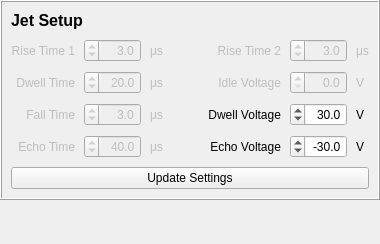
<?xml version="1.0" encoding="UTF-8"?>
<ui version="4.0">
 <class>JettingWidget</class>
 <widget class="QWidget" name="JettingWidget">
  <property name="geometry">
   <rect>
    <x>0</x>
    <y>0</y>
    <width>380</width>
    <height>244</height>
   </rect>
  </property>
  <property name="font">
   <font>
    <pointsize>9</pointsize>
   </font>
  </property>
  <property name="windowTitle">
   <string>Form</string>
  </property>
  <layout class="QGridLayout" name="gridLayout_2">
   <property name="leftMargin">
    <number>0</number>
   </property>
   <property name="topMargin">
    <number>0</number>
   </property>
   <property name="rightMargin">
    <number>0</number>
   </property>
   <property name="bottomMargin">
    <number>0</number>
   </property>
   <item row="1" column="0">
    <spacer name="verticalSpacer">
     <property name="orientation">
      <enum>Qt::Vertical</enum>
     </property>
     <property name="sizeHint" stdset="0">
      <size>
       <width>20</width>
       <height>22</height>
      </size>
     </property>
    </spacer>
   </item>
   <item row="0" column="0">
    <widget class="QFrame" name="jetSettingsFrame">
     <property name="frameShape">
      <enum>QFrame::Box</enum>
     </property>
     <property name="frameShadow">
      <enum>QFrame::Raised</enum>
     </property>
     <layout class="QGridLayout" name="gridLayout">
      <property name="spacing">
       <number>9</number>
      </property>
      <item row="1" column="1">
       <widget class="QDoubleSpinBox" name="riseTime1SpinBox">
        <property name="enabled">
         <bool>false</bool>
        </property>
        <property name="sizePolicy">
         <sizepolicy hsizetype="Expanding" vsizetype="Fixed">
          <horstretch>0</horstretch>
          <verstretch>0</verstretch>
         </sizepolicy>
        </property>
        <property name="layoutDirection">
         <enum>Qt::RightToLeft</enum>
        </property>
        <property name="alignment">
         <set>Qt::AlignRight|Qt::AlignTrailing|Qt::AlignVCenter</set>
        </property>
        <property name="decimals">
         <number>1</number>
        </property>
        <property name="value">
         <double>3.000000000000000</double>
        </property>
       </widget>
      </item>
      <item row="2" column="6">
       <widget class="QLabel" name="label_14">
        <property name="enabled">
         <bool>false</bool>
        </property>
        <property name="sizePolicy">
         <sizepolicy hsizetype="Minimum" vsizetype="Preferred">
          <horstretch>0</horstretch>
          <verstretch>0</verstretch>
         </sizepolicy>
        </property>
        <property name="text">
         <string>V</string>
        </property>
       </widget>
      </item>
      <item row="3" column="4">
       <widget class="QLabel" name="label_11">
        <property name="layoutDirection">
         <enum>Qt::RightToLeft</enum>
        </property>
        <property name="text">
         <string>Dwell Voltage</string>
        </property>
        <property name="alignment">
         <set>Qt::AlignRight|Qt::AlignTrailing|Qt::AlignVCenter</set>
        </property>
       </widget>
      </item>
      <item row="3" column="2">
       <widget class="QLabel" name="label_8">
        <property name="enabled">
         <bool>false</bool>
        </property>
        <property name="sizePolicy">
         <sizepolicy hsizetype="Minimum" vsizetype="Preferred">
          <horstretch>0</horstretch>
          <verstretch>0</verstretch>
         </sizepolicy>
        </property>
        <property name="text">
         <string>μs</string>
        </property>
       </widget>
      </item>
      <item row="4" column="6">
       <widget class="QLabel" name="label_16">
        <property name="sizePolicy">
         <sizepolicy hsizetype="Minimum" vsizetype="Preferred">
          <horstretch>0</horstretch>
          <verstretch>0</verstretch>
         </sizepolicy>
        </property>
        <property name="text">
         <string>V</string>
        </property>
       </widget>
      </item>
      <item row="3" column="0">
       <widget class="QLabel" name="label_4">
        <property name="enabled">
         <bool>false</bool>
        </property>
        <property name="layoutDirection">
         <enum>Qt::RightToLeft</enum>
        </property>
        <property name="text">
         <string>Fall Time</string>
        </property>
        <property name="alignment">
         <set>Qt::AlignRight|Qt::AlignTrailing|Qt::AlignVCenter</set>
        </property>
       </widget>
      </item>
      <item row="4" column="4">
       <widget class="QLabel" name="label_12">
        <property name="layoutDirection">
         <enum>Qt::RightToLeft</enum>
        </property>
        <property name="text">
         <string>Echo Voltage</string>
        </property>
        <property name="alignment">
         <set>Qt::AlignRight|Qt::AlignTrailing|Qt::AlignVCenter</set>
        </property>
       </widget>
      </item>
      <item row="2" column="5">
       <widget class="QDoubleSpinBox" name="idleVoltageSpinBox">
        <property name="enabled">
         <bool>false</bool>
        </property>
        <property name="sizePolicy">
         <sizepolicy hsizetype="Preferred" vsizetype="Fixed">
          <horstretch>0</horstretch>
          <verstretch>0</verstretch>
         </sizepolicy>
        </property>
        <property name="layoutDirection">
         <enum>Qt::RightToLeft</enum>
        </property>
        <property name="alignment">
         <set>Qt::AlignRight|Qt::AlignTrailing|Qt::AlignVCenter</set>
        </property>
        <property name="decimals">
         <number>1</number>
        </property>
       </widget>
      </item>
      <item row="3" column="5">
       <widget class="QDoubleSpinBox" name="dwellVoltageSpinBox">
        <property name="sizePolicy">
         <sizepolicy hsizetype="Preferred" vsizetype="Fixed">
          <horstretch>0</horstretch>
          <verstretch>0</verstretch>
         </sizepolicy>
        </property>
        <property name="layoutDirection">
         <enum>Qt::RightToLeft</enum>
        </property>
        <property name="alignment">
         <set>Qt::AlignRight|Qt::AlignTrailing|Qt::AlignVCenter</set>
        </property>
        <property name="decimals">
         <number>1</number>
        </property>
        <property name="maximum">
         <double>90.000000000000000</double>
        </property>
        <property name="value">
         <double>30.000000000000000</double>
        </property>
       </widget>
      </item>
      <item row="1" column="5">
       <widget class="QDoubleSpinBox" name="riseTime2SpinBox">
        <property name="enabled">
         <bool>false</bool>
        </property>
        <property name="sizePolicy">
         <sizepolicy hsizetype="Expanding" vsizetype="Fixed">
          <horstretch>0</horstretch>
          <verstretch>0</verstretch>
         </sizepolicy>
        </property>
        <property name="layoutDirection">
         <enum>Qt::RightToLeft</enum>
        </property>
        <property name="alignment">
         <set>Qt::AlignRight|Qt::AlignTrailing|Qt::AlignVCenter</set>
        </property>
        <property name="decimals">
         <number>1</number>
        </property>
        <property name="value">
         <double>3.000000000000000</double>
        </property>
       </widget>
      </item>
      <item row="2" column="1">
       <widget class="QDoubleSpinBox" name="dwellTimeSpinBox">
        <property name="enabled">
         <bool>false</bool>
        </property>
        <property name="sizePolicy">
         <sizepolicy hsizetype="Preferred" vsizetype="Fixed">
          <horstretch>0</horstretch>
          <verstretch>0</verstretch>
         </sizepolicy>
        </property>
        <property name="layoutDirection">
         <enum>Qt::RightToLeft</enum>
        </property>
        <property name="alignment">
         <set>Qt::AlignRight|Qt::AlignTrailing|Qt::AlignVCenter</set>
        </property>
        <property name="decimals">
         <number>1</number>
        </property>
        <property name="value">
         <double>20.000000000000000</double>
        </property>
       </widget>
      </item>
      <item row="3" column="1">
       <widget class="QDoubleSpinBox" name="fallTimeSpinBox">
        <property name="enabled">
         <bool>false</bool>
        </property>
        <property name="sizePolicy">
         <sizepolicy hsizetype="Preferred" vsizetype="Fixed">
          <horstretch>0</horstretch>
          <verstretch>0</verstretch>
         </sizepolicy>
        </property>
        <property name="layoutDirection">
         <enum>Qt::RightToLeft</enum>
        </property>
        <property name="alignment">
         <set>Qt::AlignRight|Qt::AlignTrailing|Qt::AlignVCenter</set>
        </property>
        <property name="decimals">
         <number>1</number>
        </property>
        <property name="value">
         <double>3.000000000000000</double>
        </property>
       </widget>
      </item>
      <item row="1" column="4">
       <widget class="QLabel" name="label_9">
        <property name="enabled">
         <bool>false</bool>
        </property>
        <property name="layoutDirection">
         <enum>Qt::RightToLeft</enum>
        </property>
        <property name="text">
         <string>Rise Time 2</string>
        </property>
        <property name="alignment">
         <set>Qt::AlignRight|Qt::AlignTrailing|Qt::AlignVCenter</set>
        </property>
       </widget>
      </item>
      <item row="3" column="6">
       <widget class="QLabel" name="label_15">
        <property name="sizePolicy">
         <sizepolicy hsizetype="Minimum" vsizetype="Preferred">
          <horstretch>0</horstretch>
          <verstretch>0</verstretch>
         </sizepolicy>
        </property>
        <property name="text">
         <string>V</string>
        </property>
       </widget>
      </item>
      <item row="0" column="0" colspan="3">
       <widget class="QLabel" name="label_17">
        <property name="font">
         <font>
          <pointsize>12</pointsize>
          <bold>true</bold>
         </font>
        </property>
        <property name="text">
         <string>Jet Setup</string>
        </property>
        <property name="alignment">
         <set>Qt::AlignLeading|Qt::AlignLeft|Qt::AlignVCenter</set>
        </property>
       </widget>
      </item>
      <item row="4" column="5">
       <widget class="QDoubleSpinBox" name="echoVoltageSpinBox">
        <property name="sizePolicy">
         <sizepolicy hsizetype="Preferred" vsizetype="Fixed">
          <horstretch>0</horstretch>
          <verstretch>0</verstretch>
         </sizepolicy>
        </property>
        <property name="layoutDirection">
         <enum>Qt::RightToLeft</enum>
        </property>
        <property name="alignment">
         <set>Qt::AlignRight|Qt::AlignTrailing|Qt::AlignVCenter</set>
        </property>
        <property name="decimals">
         <number>1</number>
        </property>
        <property name="minimum">
         <double>-90.000000000000000</double>
        </property>
        <property name="maximum">
         <double>0.000000000000000</double>
        </property>
        <property name="value">
         <double>-30.000000000000000</double>
        </property>
       </widget>
      </item>
      <item row="2" column="4">
       <widget class="QLabel" name="label_10">
        <property name="enabled">
         <bool>false</bool>
        </property>
        <property name="layoutDirection">
         <enum>Qt::RightToLeft</enum>
        </property>
        <property name="text">
         <string>Idle Voltage</string>
        </property>
        <property name="alignment">
         <set>Qt::AlignRight|Qt::AlignTrailing|Qt::AlignVCenter</set>
        </property>
       </widget>
      </item>
      <item row="10" column="0" colspan="7">
       <widget class="QPushButton" name="updateSettingsButton">
        <property name="text">
         <string>Update Settings</string>
        </property>
       </widget>
      </item>
      <item row="2" column="0">
       <widget class="QLabel" name="label_3">
        <property name="enabled">
         <bool>false</bool>
        </property>
        <property name="layoutDirection">
         <enum>Qt::RightToLeft</enum>
        </property>
        <property name="text">
         <string>Dwell Time</string>
        </property>
        <property name="alignment">
         <set>Qt::AlignRight|Qt::AlignTrailing|Qt::AlignVCenter</set>
        </property>
       </widget>
      </item>
      <item row="1" column="0">
       <widget class="QLabel" name="label">
        <property name="enabled">
         <bool>false</bool>
        </property>
        <property name="layoutDirection">
         <enum>Qt::RightToLeft</enum>
        </property>
        <property name="text">
         <string>Rise Time 1</string>
        </property>
        <property name="alignment">
         <set>Qt::AlignRight|Qt::AlignTrailing|Qt::AlignVCenter</set>
        </property>
       </widget>
      </item>
      <item row="2" column="2">
       <widget class="QLabel" name="label_5">
        <property name="enabled">
         <bool>false</bool>
        </property>
        <property name="sizePolicy">
         <sizepolicy hsizetype="Minimum" vsizetype="Preferred">
          <horstretch>0</horstretch>
          <verstretch>0</verstretch>
         </sizepolicy>
        </property>
        <property name="text">
         <string>μs</string>
        </property>
       </widget>
      </item>
      <item row="4" column="2">
       <widget class="QLabel" name="label_6">
        <property name="enabled">
         <bool>false</bool>
        </property>
        <property name="sizePolicy">
         <sizepolicy hsizetype="Minimum" vsizetype="Preferred">
          <horstretch>0</horstretch>
          <verstretch>0</verstretch>
         </sizepolicy>
        </property>
        <property name="text">
         <string>μs</string>
        </property>
       </widget>
      </item>
      <item row="1" column="6">
       <widget class="QLabel" name="label_13">
        <property name="enabled">
         <bool>false</bool>
        </property>
        <property name="sizePolicy">
         <sizepolicy hsizetype="Minimum" vsizetype="Preferred">
          <horstretch>0</horstretch>
          <verstretch>0</verstretch>
         </sizepolicy>
        </property>
        <property name="text">
         <string>μs</string>
        </property>
       </widget>
      </item>
      <item row="1" column="2">
       <widget class="QLabel" name="label_2">
        <property name="enabled">
         <bool>false</bool>
        </property>
        <property name="sizePolicy">
         <sizepolicy hsizetype="Minimum" vsizetype="Preferred">
          <horstretch>0</horstretch>
          <verstretch>0</verstretch>
         </sizepolicy>
        </property>
        <property name="text">
         <string>μs   </string>
        </property>
       </widget>
      </item>
      <item row="4" column="0">
       <widget class="QLabel" name="label_7">
        <property name="enabled">
         <bool>false</bool>
        </property>
        <property name="layoutDirection">
         <enum>Qt::RightToLeft</enum>
        </property>
        <property name="text">
         <string>Echo Time</string>
        </property>
        <property name="alignment">
         <set>Qt::AlignRight|Qt::AlignTrailing|Qt::AlignVCenter</set>
        </property>
       </widget>
      </item>
      <item row="4" column="1">
       <widget class="QDoubleSpinBox" name="echoTimeSpinBox">
        <property name="enabled">
         <bool>false</bool>
        </property>
        <property name="sizePolicy">
         <sizepolicy hsizetype="Preferred" vsizetype="Fixed">
          <horstretch>0</horstretch>
          <verstretch>0</verstretch>
         </sizepolicy>
        </property>
        <property name="layoutDirection">
         <enum>Qt::RightToLeft</enum>
        </property>
        <property name="alignment">
         <set>Qt::AlignRight|Qt::AlignTrailing|Qt::AlignVCenter</set>
        </property>
        <property name="decimals">
         <number>1</number>
        </property>
        <property name="value">
         <double>40.000000000000000</double>
        </property>
       </widget>
      </item>
      <item row="1" column="3" rowspan="4">
       <spacer name="horizontalSpacer">
        <property name="orientation">
         <enum>Qt::Horizontal</enum>
        </property>
        <property name="sizeHint" stdset="0">
         <size>
          <width>40</width>
          <height>20</height>
         </size>
        </property>
       </spacer>
      </item>
     </layout>
    </widget>
   </item>
  </layout>
 </widget>
 <resources/>
 <connections/>
</ui>
